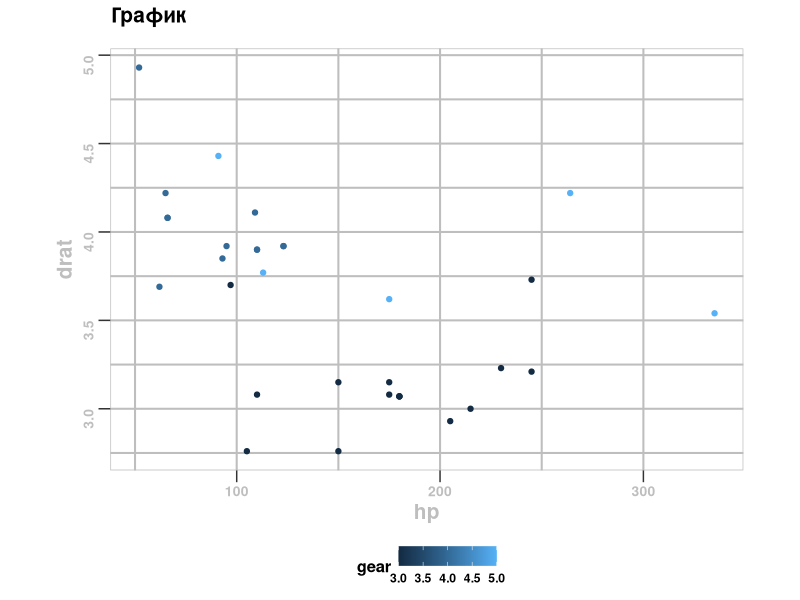
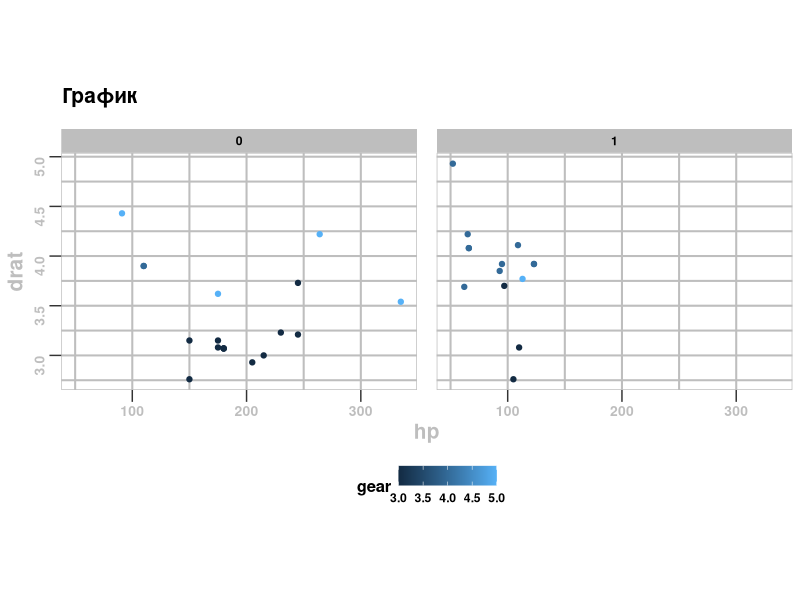
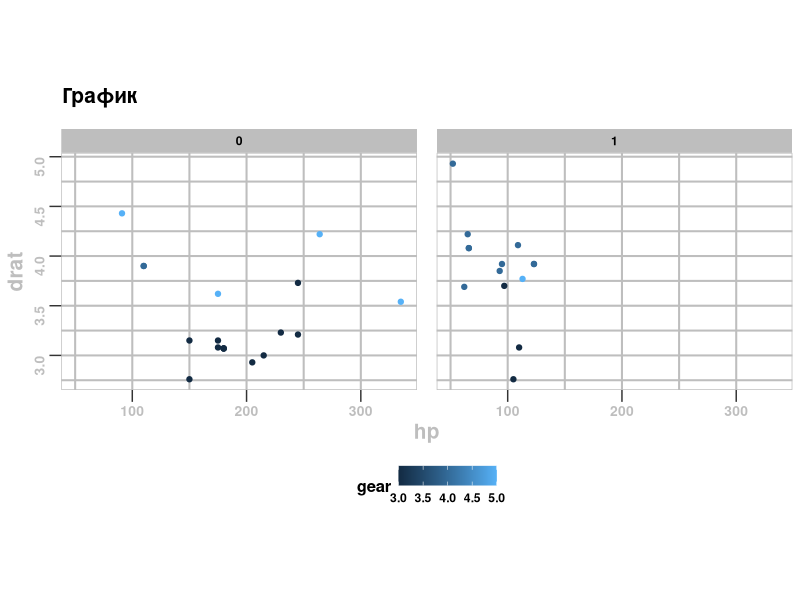
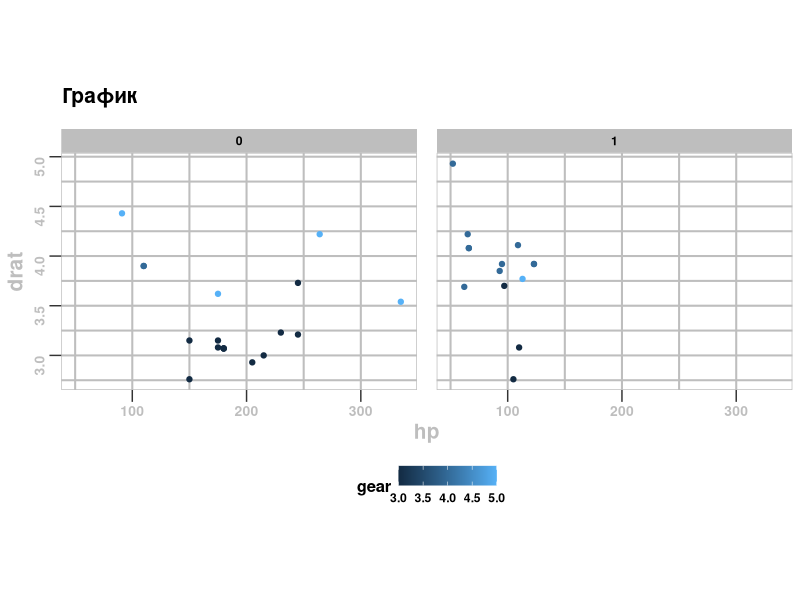
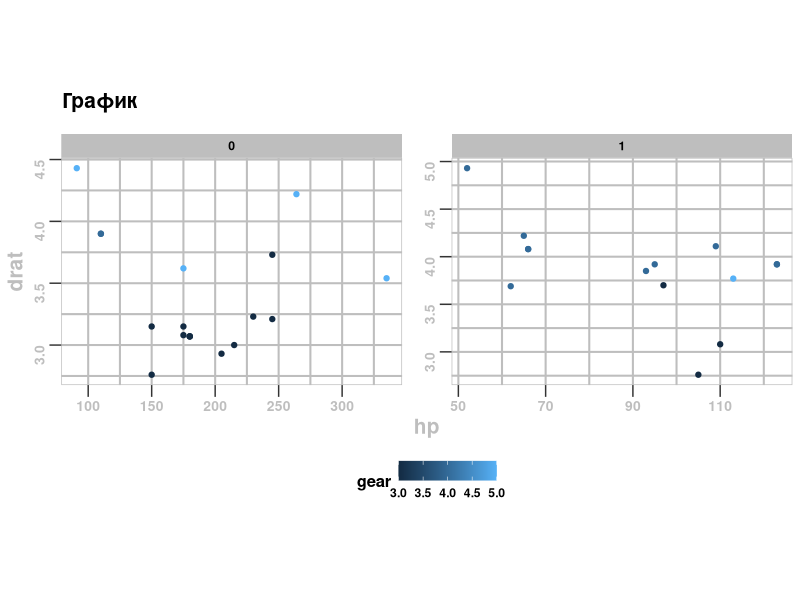
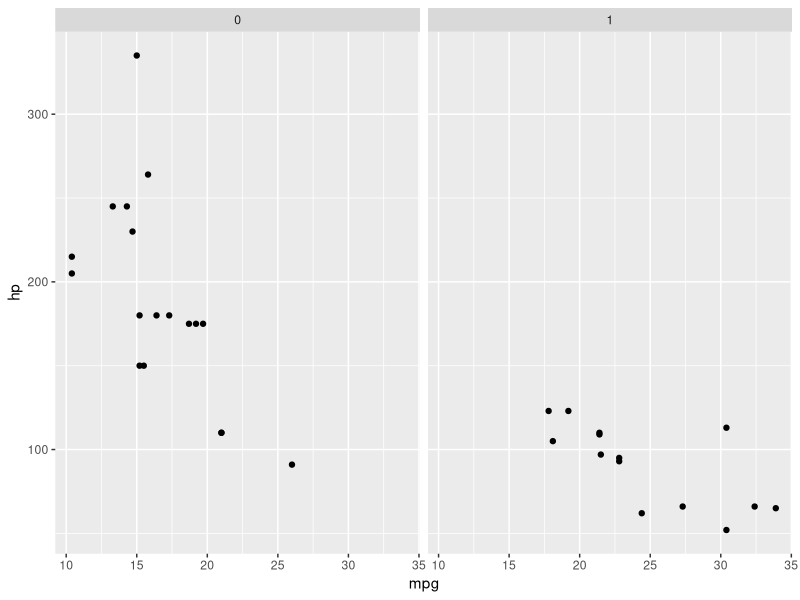
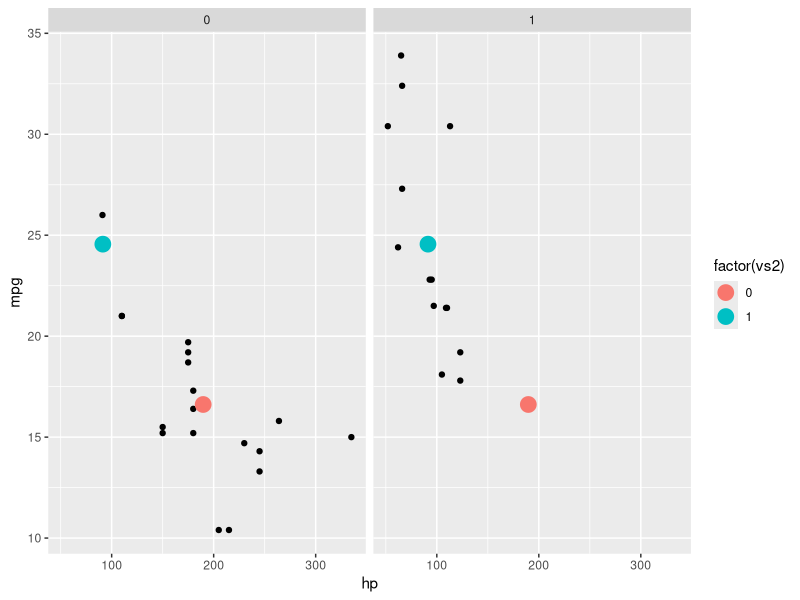
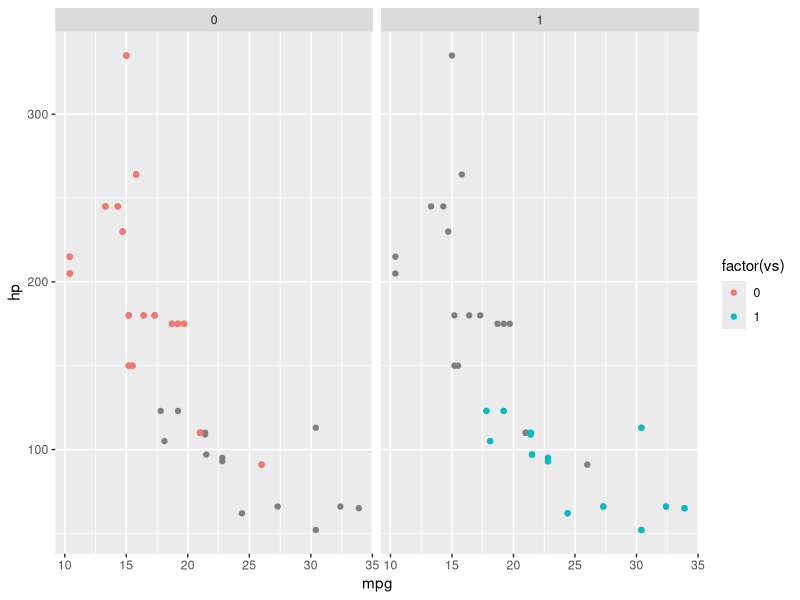

These figures' R source, in order:
# Kirilkin Vladimir PI18-2
library(ggplot2)
library(dplyr)

#task 2
my_theme <- theme(
  plot.title = element_text(face = "bold", color = "black", size = 15, margin = margin(b = 15)),
  legend.title = element_text(face = "bold", color = "black", size = 12),
  legend.position = "bottom",
  legend.text = element_text(face = "bold", color = "black"),
  legend.key.size = unit(5, "mm"),
  legend.key = element_rect(fill = "grey"),
  legend.margin = margin(unit(5, "mm"), unit(5, "mm"), unit(5, "mm"), unit(5, "mm")),
  legend.background = element_rect(fill = "white", colour = "white"),
  panel.grid.major = element_line(color = "gray", size = 0.7),
  panel.grid.minor = element_line(color = "gray", size = 0.7),
  axis.text.y = element_text(color = "gray", face = "bold", size = 10, angle = 90),
  axis.text.x = element_text(color = "gray", face = "bold", size = 10, angle = 0),
  axis.title = element_text(color = "gray", face = "bold", size = 15, angle = 0),
  axis.ticks.length = unit("3", "mm"),
  plot.background = element_rect(fill = "white"),
  panel.background = element_rect(color = "grey", fill = "white"),
  aspect.ratio = 4 / 6,
  strip.background = element_rect(fill = "grey"),
  strip.text = element_text(color = "black", face = "bold"),
  panel.spacing.x = unit(5, "mm")
)

#task 3
ggplot(mtcars, aes(hp, drat, color = gear)) +
  geom_point() +
  ggtitle("График") +
  my_theme

#task 4.1
ggplot(mtcars, aes(hp, drat, color = gear)) +
  geom_point() +
  ggtitle("График") +
  facet_wrap(vs ~ .) +
  my_theme

#task 4.2
ggplot(mtcars, aes(hp, drat, color = gear)) +
  geom_point() +
  ggtitle("График") +
  facet_wrap(vs ~ .) +
  my_theme

#task 4.3
ggplot(mtcars, aes(hp, drat, color = gear)) +
  geom_point() +
  ggtitle("График") +
  facet_wrap(vs ~ ., scales = "fixed") +
  my_theme

ggplot(mtcars, aes(hp, drat, color = gear)) +
  geom_point() +
  ggtitle("График") +
  facet_wrap(vs ~ ., scales = "free") +
  my_theme

#task 4.4
ggplot(data = mtcars, aes(mpg, hp)) +
  geom_point() +
  facet_wrap(~vs)

content_sum <- mtcars %>%
  group_by(vs) %>%
  summarise(mpg = mean(mpg), hp = mean(hp)) %>%
  rename(vs2 = vs)
ggplot(data = mtcars, aes(hp, mpg)) +
  geom_point() +
  geom_point(data = content_sum, aes(color = factor(vs2)), size = 5) +
  facet_wrap(~vs)

content_custom <- dplyr::select(mtcars, -vs)
ggplot(mtcars, aes(mpg, hp)) +
  geom_point(data = content_custom, colour = "grey50") +
  geom_point(aes(colour = factor(vs))) +
  facet_wrap(~vs)


#task 5
pdf("plot.pdf", width = 6, height = 6)
ggplot(mtcars, aes(hp, drat, color = gear)) +
  geom_point() +
  ggtitle("Grafic") +
  my_theme
dev.off()

ggplot(mtcars, aes(hp, drat, color = gear)) +
  geom_point() +
  ggtitle("Grafic") +
  my_theme
ggsave("plot.png", width = 6, height = 6)
